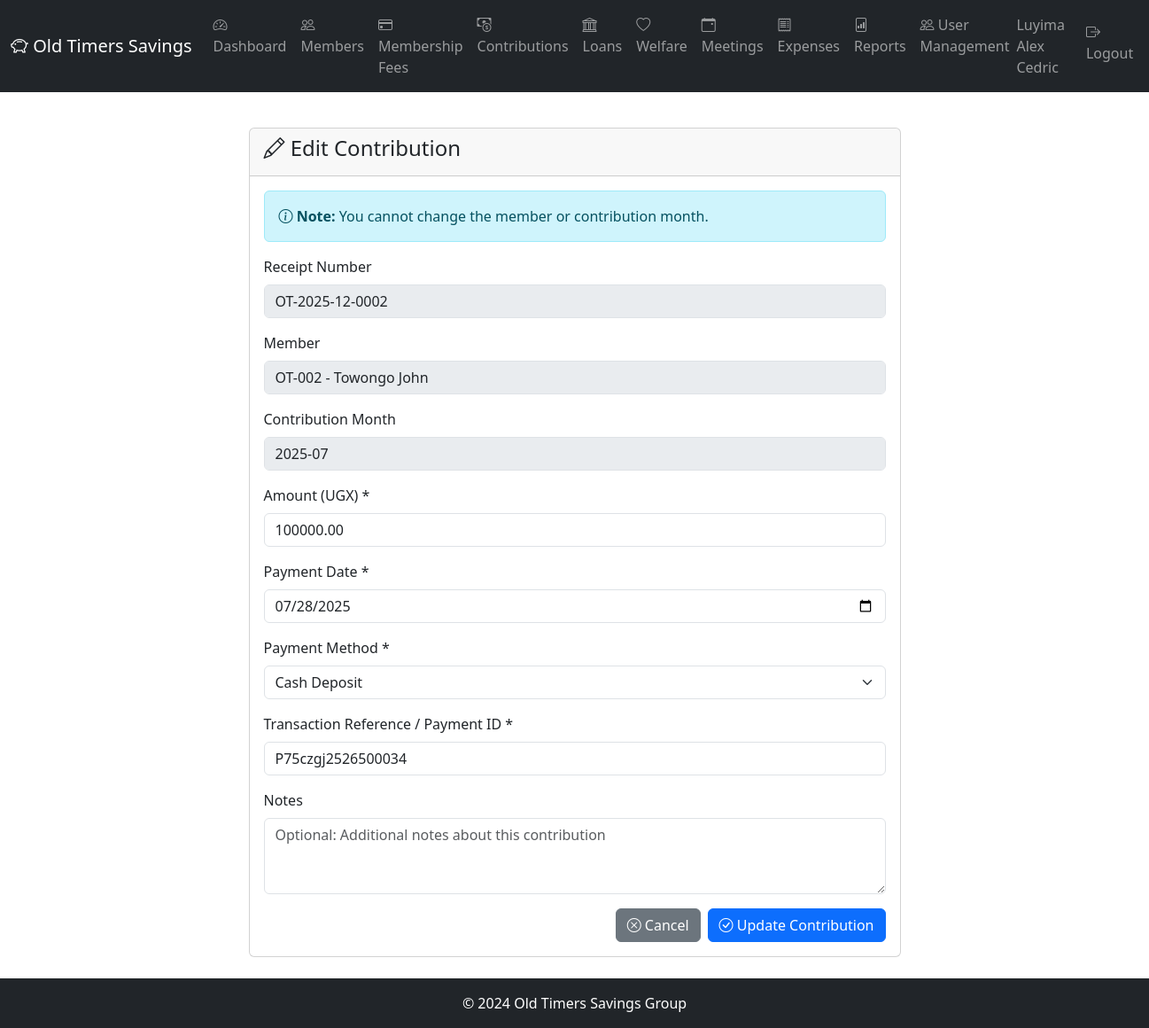
Screenshot of /contributions/2/edit (signed in) with the database file from the repository.
### app/models/member.py (models this page shows, shortened)
class Member(db.Model):
    __tablename__ = 'members'
    id = db.Column(db.Integer, primary_key=True)
    member_number = db.Column(db.String(10), unique=True, nullable=False)  # OT-001
    full_name = db.Column(db.String(100), nullable=False)
    national_id = db.Column(db.String(20), unique=True)
    date_of_birth = db.Column(db.Date)
    gender = db.Column(db.String(10))  # Male, Female
    phone_primary = db.Column(db.String(20), nullable=False)
    phone_secondary = db.Column(db.String(20))
    email = db.Column(db.String(100))
    physical_address = db.Column(db.Text)
    occupation = db.Column(db.String(100))
    date_joined = db.Column(db.Date, nullable=False)
    membership_fee_paid = db.Column(db.Boolean, default=False)
    membership_fee_date = db.Column(db.Date)
    membership_fee_receipt = db.Column(db.String(20))
    status = db.Column(db.String(20), default='Active')  # Active, Inactive, Suspended, Expelled, Deceased
    total_contributed = db.Column(db.Numeric(15, 2), default=0.00)
    consecutive_months_paid = db.Column(db.Integer, default=0)
    last_contribution_date = db.Column(db.Date)
    qualified_for_benefits = db.Column(db.Boolean, default=False)
    suspension_date = db.Column(db.Date)
    expulsion_date = db.Column(db.Date)
    expulsion_reason = db.Column(db.Text)
    refund_amount = db.Column(db.Numeric(15, 2))
    refund_paid = db.Column(db.Boolean, default=False)
    created_at = db.Column(db.DateTime, default=datetime.utcnow)
    updated_at = db.Column(db.DateTime, default=datetime.utcnow, onupdate=datetime.utcnow)
    created_by = db.Column(db.Integer)
    next_of_kin = db.relationship('NextOfKin', backref='member', lazy='dynamic', cascade='all, delete-orphan')
    contributions = db.relationship('Contribution', backref='member', lazy='dynamic')
    welfare_requests = db.relationship('WelfareRequest', backref='member', lazy='dynamic')
    loans = db.relationship('Loan', backref='member', lazy='dynamic', foreign_keys='Loan.member_id')
    loans_guaranteed1 = db.relationship('Loan', foreign_keys='Loan.guarantor1_id', lazy='dynamic')
    loans_guaranteed2 = db.relationship('Loan', foreign_keys='Loan.guarantor2_id', lazy='dynamic')

### app/models/contribution.py (models this page shows, shortened)
class Contribution(db.Model):
    __tablename__ = 'contributions'
    id = db.Column(db.Integer, primary_key=True)
    member_id = db.Column(db.Integer, db.ForeignKey('members.id'), nullable=False)
    amount = db.Column(db.Numeric(15, 2), nullable=False)
    payment_date = db.Column(db.Date, nullable=False)
    contribution_month = db.Column(db.String(7), nullable=False)  # YYYY-MM
    payment_method = db.Column(db.String(20), nullable=False)  # Cash, MobileMoney, BankTransfer
    transaction_reference = db.Column(db.String(50))
    notes = db.Column(db.Text)
    proof_of_payment_path = db.Column(db.String(255))
    receipt_number = db.Column(db.String(20), unique=True)
    recorded_by = db.Column(db.Integer, db.ForeignKey('users.id'), nullable=False)
    created_at = db.Column(db.DateTime, default=datetime.utcnow)
    updated_at = db.Column(db.DateTime, default=datetime.utcnow, onupdate=datetime.utcnow)
    recorder = db.relationship('User', foreign_keys=[recorded_by])
    receipt = db.relationship('Receipt', backref='contribution', uselist=False)

### app/routes/contributions.py (the view, shortened to what this page needs)
@contributions.route('/<int:id>/edit', methods=['GET', 'POST'])
@login_required
@executive_required
def edit_contribution(id):
    contribution = Contribution.query.get_or_404(id)
    return render_template('contributions/edit.html', contribution=contribution)

### app/models/user.py (called while the page is built)
@login_manager.user_loader
def load_user(user_id):
    return User.query.get(int(user_id))

    def is_super_admin(self):
        return self.role == 'SuperAdmin'

    def is_executive(self):
        return self.role == 'Executive'

### app/templates/contributions/edit.html (shortened to what this page needs)
{% extends "base.html" %}
{% block content %}
<div class="container py-4">
    <div class="row justify-content-center">
        <div class="col-md-8">
            <div class="card">
                <div class="card-header">
                    <h4><i class="bi bi-pencil"></i> Edit Contribution</h4>
                </div>
                <div class="card-body">
                    <div class="alert alert-info">
                        <i class="bi bi-info-circle"></i>
                        <strong>Note:</strong> You cannot change the member or contribution month.
                    </div>
                    <form method="POST" action="{{ url_for('contributions.edit_contribution', id=contribution.id) }}">
                        <div class="mb-3">
                            <label class="form-label">Receipt Number</label>
                            <input type="text" class="form-control" value="{{ contribution.receipt_number }}" disabled>
                        </div>
                        <div class="mb-3">
                            <label class="form-label">Member</label>
                            <input type="text" class="form-control"
                                   value="{{ contribution.member.member_number }} - {{ contribution.member.full_name }}" disabled>
                        </div>
                        <div class="mb-3">
                            <label class="form-label">Contribution Month</label>
                            <input type="text" class="form-control" value="{{ contribution.contribution_month }}" disabled>
                        </div>
                        <div class="mb-3">
                            <label for="amount" class="form-label">Amount (UGX) *</label>
                            <input type="number" class="form-control" id="amount" name="amount"
                                   step="0.01" min="0.01" value="{{ contribution.amount }}" required>
                        </div>
                        <div class="mb-3">
                            <label for="payment_date" class="form-label">Payment Date *</label>
                            <input type="date" class="form-control" id="payment_date" name="payment_date"
                                   value="{{ contribution.payment_date.strftime('%Y-%m-%d') }}" required>
                        </div>
                        <div class="mb-3">
                            <label for="payment_method" class="form-label">Payment Method *</label>
                            <select class="form-select" id="payment_method" name="payment_method" required>
                                <option value="CashDeposit" {% if contribution.payment_method == 'CashDeposit' %}selected{% endif %}>Cash Deposit</option>
                            </select>
                        </div>
                        <div class="mb-3">
                            <label for="transaction_reference" class="form-label">Transaction Reference / Payment ID *</label>
                            <input type="text" class="form-control" id="transaction_reference" name="transaction_reference"
                                   value="{{ contribution.transaction_reference or '' }}"
                                   required placeholder="Bank transaction ID or reference number">
                        </div>
                        <div class="mb-3">
                            <label for="notes" class="form-label">Notes</label>
                            <textarea class="form-control" id="notes" name="notes" rows="3"
                                      placeholder="Optional: Additional notes about this contribution">{{ contribution.notes or '' }}</textarea>
                        </div>
                        <div class="d-grid gap-2 d-md-flex justify-content-md-end">
                            <a href="{{ url_for('contributions.view_contribution', id=contribution.id) }}" class="btn btn-secondary">
                                <i class="bi bi-x-circle"></i> Cancel
                            </a>
                            <button type="submit" class="btn btn-primary">
                                <i class="bi bi-check-circle"></i> Update Contribution
                            </button>
                        </div>
                    </form>
                </div>
            </div>
        </div>
    </div>
</div>
{% endblock %}

### app/templates/base.html (shortened to what this page needs)
<!DOCTYPE html>
<html lang="en">
<head>
    <link href="https://cdn.jsdelivr.net/npm/bootstrap@5.3.0/dist/css/bootstrap.min.css" rel="stylesheet">
    <link rel="stylesheet" href="https://cdn.jsdelivr.net/npm/bootstrap-icons@1.10.0/font/bootstrap-icons.css">
</head>
<body>
    {% if current_user.is_authenticated %}
    <nav class="navbar navbar-expand-lg navbar-dark bg-dark">
        <div class="container-fluid">
            <a class="navbar-brand" href="{{ url_for('main.dashboard') }}">
                <i class="bi bi-piggy-bank"></i> Old Timers Savings
            </a>
            <div class="collapse navbar-collapse">
                <ul class="navbar-nav me-auto">
                    <li class="nav-item">
                        <a class="nav-link" href="{{ url_for('main.dashboard') }}">
                            <i class="bi bi-speedometer2"></i> Dashboard
                        </a>
                    </li>
                    {% if current_user.is_super_admin() or current_user.is_executive() or current_user.is_auditor() %}
                    <li class="nav-item">
                        <a class="nav-link" href="{{ url_for('members.list_members') }}">
                            <i class="bi bi-people"></i> Members
                        </a>
                    </li>
                    <li class="nav-item">
                        <a class="nav-link" href="{{ url_for('membership_fees.list_members') }}">
                            <i class="bi bi-credit-card"></i> Membership Fees
                        </a>
                    </li>
                    <li class="nav-item">
                        <a class="nav-link" href="{{ url_for('contributions.list_contributions') }}">
                            <i class="bi bi-cash-coin"></i> Contributions
                        </a>
                    </li>
                    <li class="nav-item">
                        <a class="nav-link" href="{{ url_for('loans.list_loans') }}">
                            <i class="bi bi-bank"></i> Loans
                        </a>
                    </li>
                    <li class="nav-item">
                        <a class="nav-link" href="{{ url_for('welfare.list_requests') }}">
                            <i class="bi bi-heart"></i> Welfare
                        </a>
                    </li>
                    <li class="nav-item">
                        <a class="nav-link" href="{{ url_for('meetings.list_meetings') }}">
                            <i class="bi bi-calendar-event"></i> Meetings
                        </a>
                    </li>
                    <li class="nav-item">
                        <a class="nav-link" href="{{ url_for('expenses.list_expenses') }}">
                            <i class="bi bi-receipt"></i> Expenses
                        </a>
                    </li>
                    {% endif %}
                    <li class="nav-item">
                        <a class="nav-link" href="{{ url_for('reports.reports_index') }}">
                            <i class="bi bi-file-bar-graph"></i> Reports
                        </a>
                    </li>
                    {% if current_user.is_super_admin() %}
                    <li class="nav-item">
                        <a class="nav-link" href="{{ url_for('users.list_users') }}">
                            <i class="bi bi-people"></i> User Management
                        </a>
                    </li>
                    {% endif %}
                </ul>
                <ul class="navbar-nav ms-auto">
                    <li class="nav-item">
                        <span class="navbar-text me-3">
                            {{ current_user.member.full_name }}
                        </span>
                    </li>
                    <li class="nav-item">
                        <a class="nav-link" href="{{ url_for('auth.logout') }}">
                            <i class="bi bi-box-arrow-right"></i> Logout
                        </a>
                    </li>
                </ul>
            </div>
        </div>
    </nav>
    {% endif %}
    <main>
        {% block content %}{% endblock %}
    </main>
    <footer class="bg-dark text-white text-center py-3 mt-auto">
        <p class="mb-0">&copy; 2024 Old Timers Savings Group</p>
    </footer>
</body>
</html>

### app/templates/base.html (style rules this page uses)
body { min-height: 100vh; display: flex; flex-direction: column; }
main { flex: 1; }

### rows the page displays
Member: member.full_name "Luyima Alex Cedric"
Contribution: receipt_number "OT-2025-12-0002", contribution_month "2025-07", amount "100000.00", payment_date "07/28/2025", payment_method "Cash Deposit", transaction_reference "P75czgj2526500034"
Member: member.member_number "OT-002 - Towongo John"
